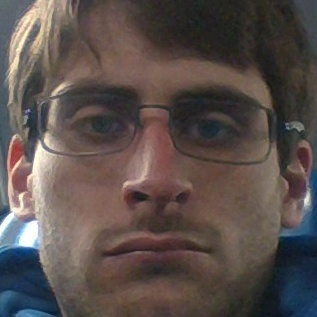
#> input picture MariellaSays/2.jpg, 317 x 317 px, found by its file name
$ python Tutorial_1.py
#> lines starting #> are read from the running program, lines starting #| are printed output that depends on the picture
import numpy as np
import cv2

#Load, show and save image

# cv2.IMREAD_COLOR : Loads a color image. Any transparency of image will be neglected. It is the default flag.
# cv2.IMREAD_GRAYSCALE : Loads image in grayscale mode
# cv2.IMREAD_UNCHANGED : Loads image as such including alpha channel
# Come secondo argomento rispettivamente (1, 0 e -1)

# Load color images in grayscale
imgGray = cv2.imread('2.jpg',0)
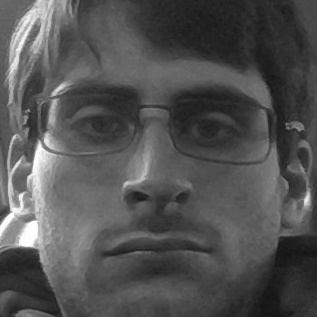
#> imgGray: shape (317, 317); min 18, max 255, mean 82.4
imgDef = cv2.imread('2.jpg', 1)
#> imgDef is the input picture: shape (317, 317, 3); mean B, G, R 76, 79.6, 90.3
imgAlpha = cv2.imread('2.jpg', -1)

# Show the images
cv2.imshow('imageG',imgGray)

cv2.imshow('imageD',imgDef)

cv2.imshow('imageA',imgAlpha)

# When 0 is clicked destroy all windows.
    #cv2.waitKey(0)
    #cv2.destroyAllWindows()

# To save an image
    #cv2.imwrite('EmiliaGrey.png',imgGray)

#Better in this way
k = cv2.waitKey(0)
#> (key Esc is pressed here)
if k == 27:         # wait for ESC key to exit
    cv2.destroyAllWindows()
elif k == ord('s'): # wait for 's' key to save and exit
    cv2.imwrite('EmiliaGray.png',imgGray)
    cv2.destroyAllWindows()

$ run again, with MariellaSays/3.jpg copied over MariellaSays/2.jpg
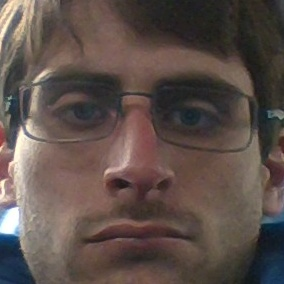
#> input picture MariellaSays/3.jpg, 284 x 284 px, found by its file name
#> `imgGray = cv2.imread('2.jpg',0)`:
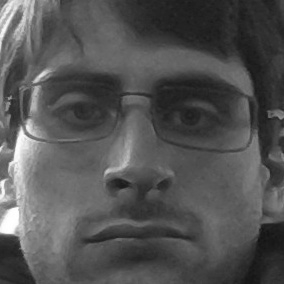
#> imgGray: shape (284, 284); min 19, max 255, mean 83.3
#> imgDef is the input picture: shape (284, 284, 3); mean B, G, R 74.4, 79.8, 93.4
